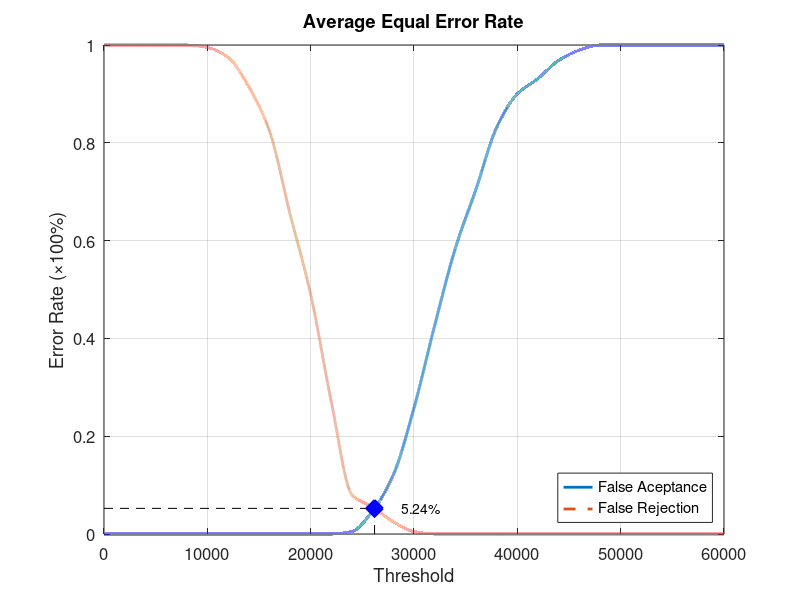
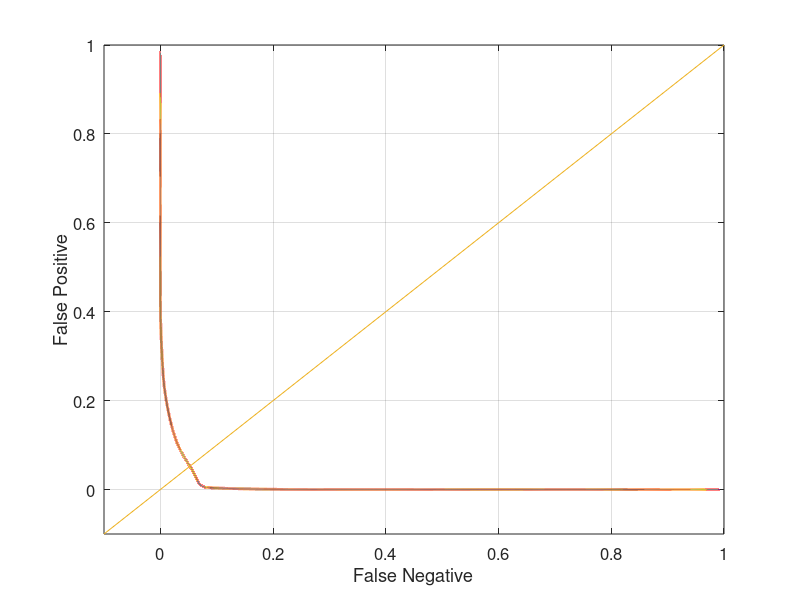

MATLAB code for these plots, in order:
function yEER = Database1_1
close all;
clear;
clc;
x = 0:2000:60000;
xq = 0:0.5:60000;

y0 = [0 0 0 0 0 0 0 0 0 0 0 0 0.00526316 0.0473684 0.121053 0.257895 0.426316 0.584211 0.705263 0.831579 0.9 0.931579 0.968421 0.989474 1 1 1 1 1 1 1];
yy0 = interp1(x, y0, xq, 'pchip');
y1 = [1 1 1 1 1 0.995 0.975 0.915 0.825 0.655 0.49 0.27 0.08 0.055 0.025 0.005 0 0 0 0 0 0 0 0 0 0 0 0 0 0 0];
yy1 = interp1(x, y1, xq, 'pchip');

% Calculating EER: 
y2 = abs(y0 - y1);
find(y2 == min(y2))
yy2 = abs(yy0 - yy1);
xEER = find(yy2 == min(yy2));
xEERIndex = xq(xEER) % X-axis EER
yEER = yy0(xEER) % Y-axis EER

main = figure
plot(xq, yy0,'-','LineWidth', 2);	hold on
plot(xq, yy1,'--','LineWidth', 2);	hold on
plot([xEERIndex xEERIndex], [0 yEER], 'k--');	hold on
plot([0 xEERIndex], [yEER yEER], 'k--');	hold on
plot(xEERIndex, yEER, 'bx', 'LineWidth', 10);	hold on
text(xEERIndex + 10 * xEERIndex / 100, yEER, [num2str(round((10000 * yEER)) / 100) '%'])
legend('False Aceptance', 'False Rejection', 'Location', 'SouthEast')
xlabel('Threshold')
ylabel('Error Rate (\times100%)')
title('Average Equal Error Rate')
set(gca, 'FontSize', 12)
axis([0 60000 0 1])
grid on

print(main, 'Database1_1Main', '-dpng');
FNRxFPR = figure('Color', [1 1 1]);
plot(yy1, yy0, '-', yy1, yy0, 'LineWidth', 2);
hold on
y = -0.1:0.1:1
plot(y, y); 
set(gca, 'FontSize', 12)
xlabel('False Negative')
ylabel('False Positive')
axis([-0.1 1 -0.1 1])
set(gca, 'FontSize', 12)
grid on

print(FNRxFPR, 'Database1_1FNRxFPR','-dpng');
end
